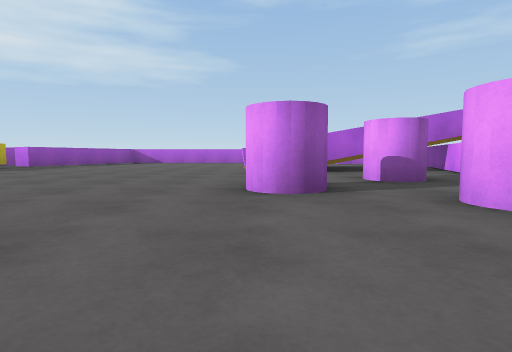
view 1 (above)

16 first-person views from a walk through a 3-D level made in the Unity game engine. The camera is 0.64 m above the floor, tilts 4° down and sees 80° across. The floor is counted in squares, 2 m on a side. Each view is taken from the middle of a square. On the plan, view 1 faces up. The plan holds only what a view shows up to about 9 squares ahead; the rest is blank. The place goes on beyond the plan. Surface patterns are stand-ins for the level's own textures.

view 2
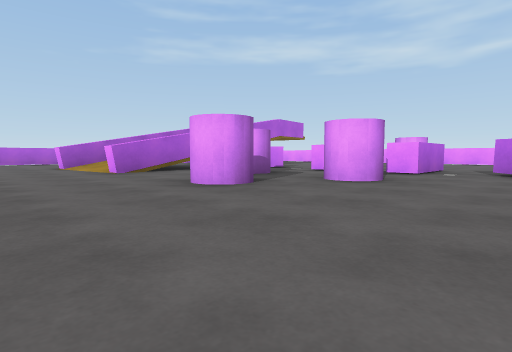

view 3
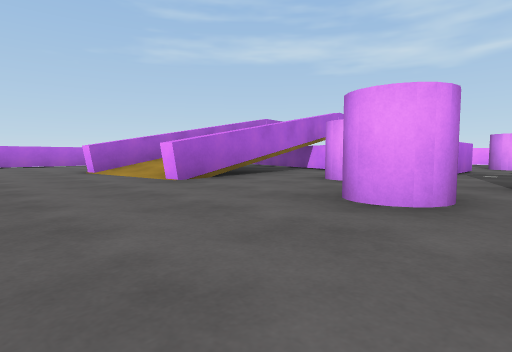

view 4
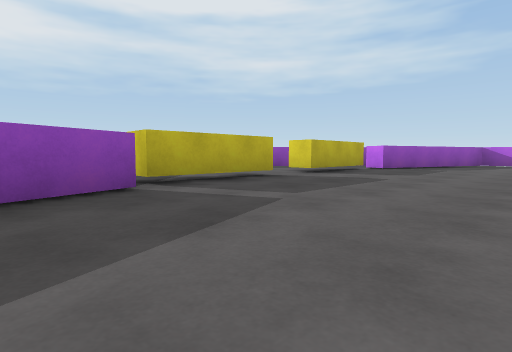

view 5
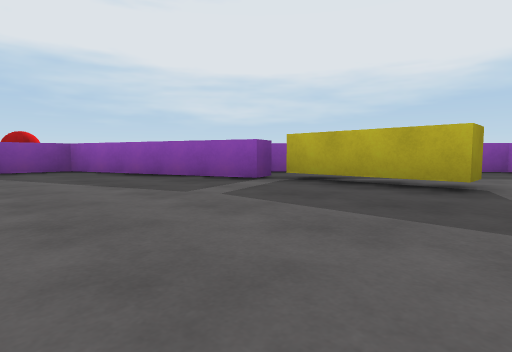

view 6
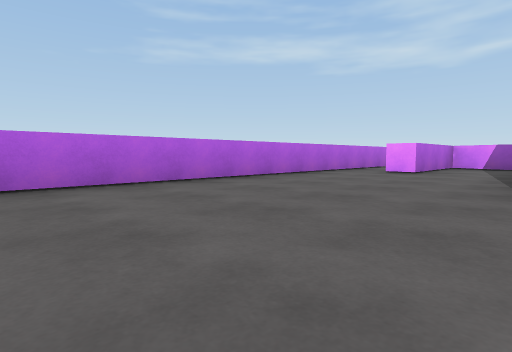

view 7
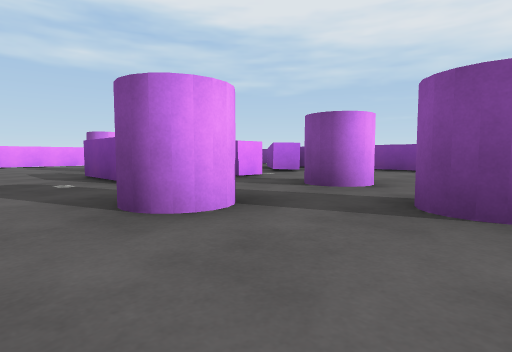

view 8
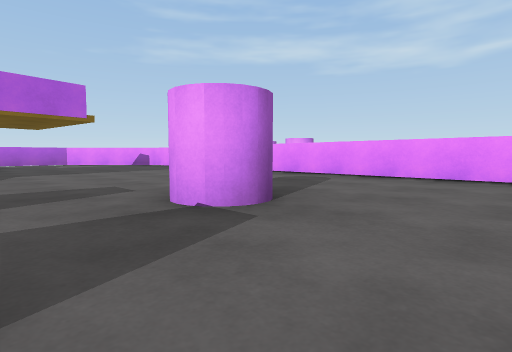

view 9
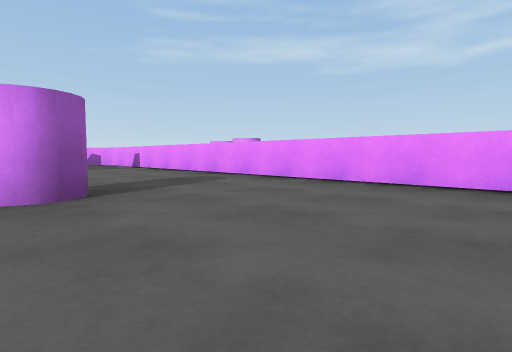

view 10
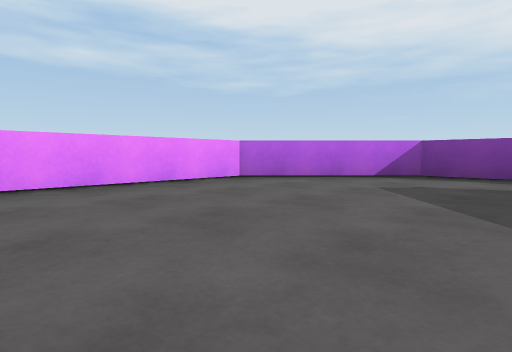

view 11
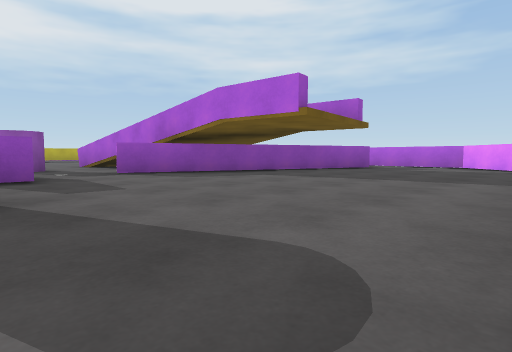

view 12
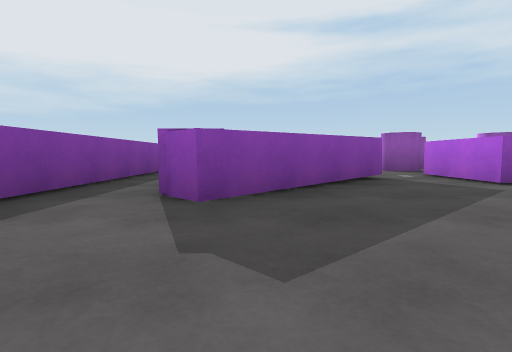

view 13
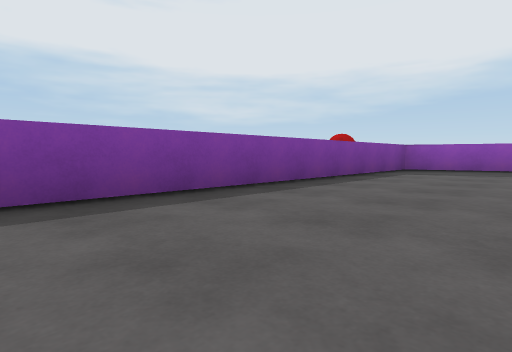

view 14
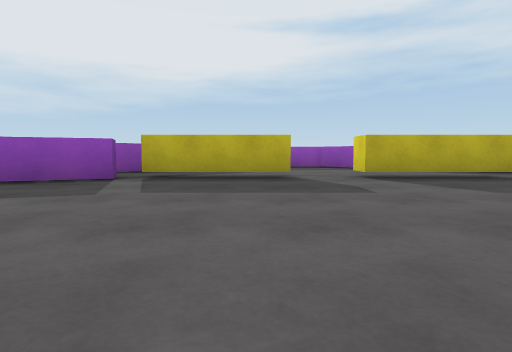

view 15
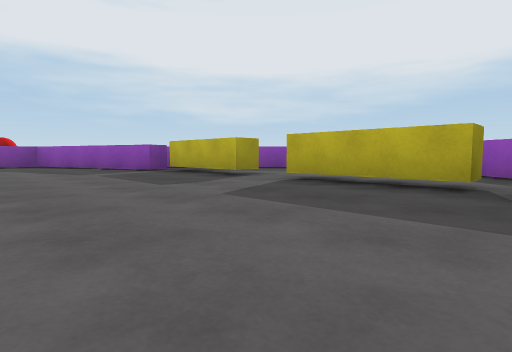

view 16
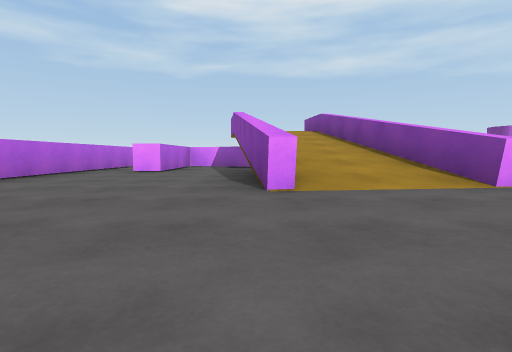

### Floor plan
Key: @ floor where view 1 was taken; # wall or solid block; . floor; / step, stairs or slope; = window, fence, low wall or low ledge; C purple cylinder; T thing the floor can be seen under or through; B red ball.
Columns run from 10 left of view 1 to 10 right of it. Each row starts with its distance up from view 1.
 12      ##############
 11      #............##
 10     ##.......###...##
  9   ###..........#....#
  8  ##.#.....####.#....#
  7 ##..#.....////=#....#
  6 #...#.....#####.....#
  5 #.............#.....#
  4 #...T.......C.......#
  3 ##..T.....C.....C...#
  2  ##.T.......C.#.....#
  1   ###...............#
  0     ##....@...#.....#
 -1      ###########...##
 -2       B       ....##
 -3             #######

Positions as (right, up) in squares from view 1, and headings:
1: (0, 0), facing up
2: (-2, 0), facing up-right
3: (-2, 2), facing up-right
4: (-3, 1), facing up-left
5: (-3, 5), facing down-left
6: (-3, 8), facing up-right
7: (0, 5), facing down-right
8: (5, 1), facing up-right
9: (6, 0), facing up-right
10: (6, 2), facing down-right
11: (9, 3), facing up-left
12: (8, -1), facing left
13: (2, 1), facing down-left
14: (-2, 4), facing left
15: (-3, 8), facing down-left
16: (-3, 8), facing right
